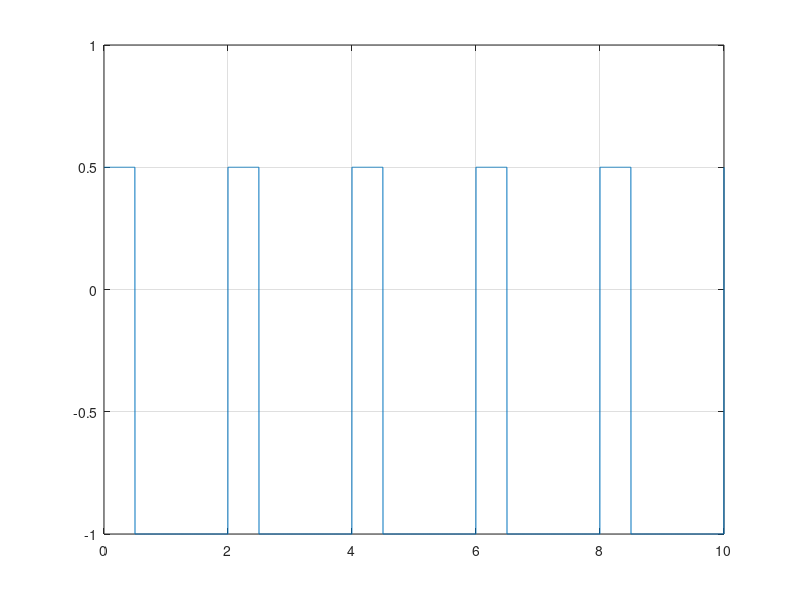
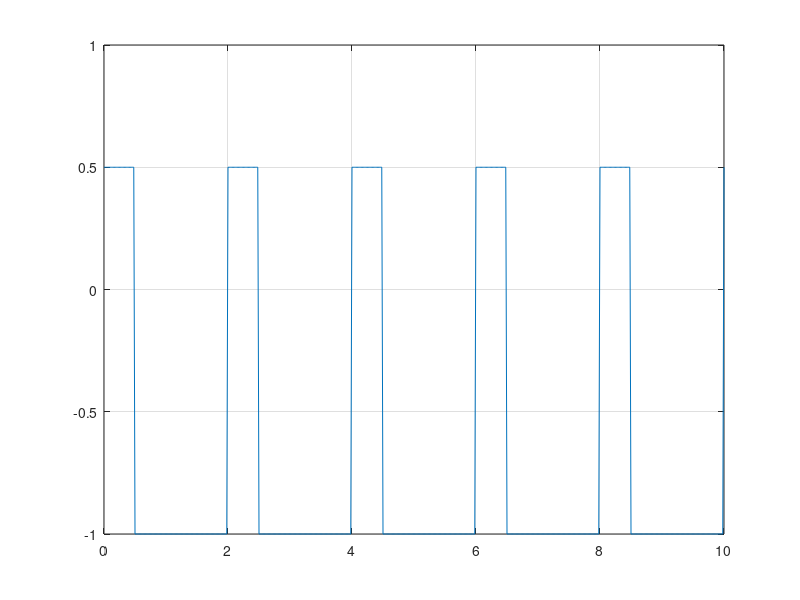
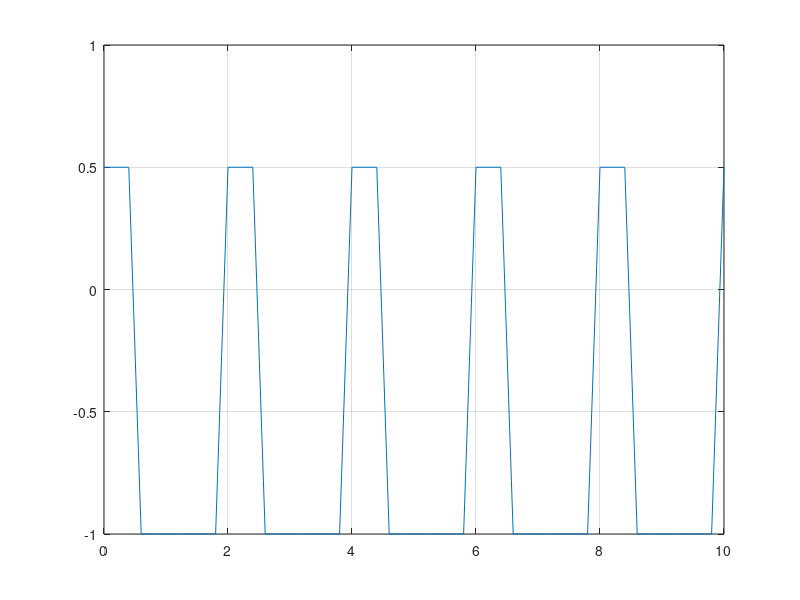

MATLAB code to generate these figures, in order:

t=0:0.002:10; %afisez 5 perioade cu pasul de 2 ms
s=0.75*square(2*pi*0.5*t,25)-0.25 %am folosit square pt a genera semnalul
 %am modificat amplitudinea si am adaugat o componenta continua negativa
 %pt a obtine nivelele dorite
figure(1)
 plot(t,s),grid
 
 t=0:0.02:10  %am modificat pasul la 20 ms
 s=0.75*square(2*pi*0.5*t,25)-0.25  
 figure(2)
 plot(t,s),grid
 
t=0:0.2:10  %am modificat pasul la 200 ms
 s=0.75*square(2*pi*0.5*t,25)-0.25  
 figure(3)
 plot(t,s),grid
 
